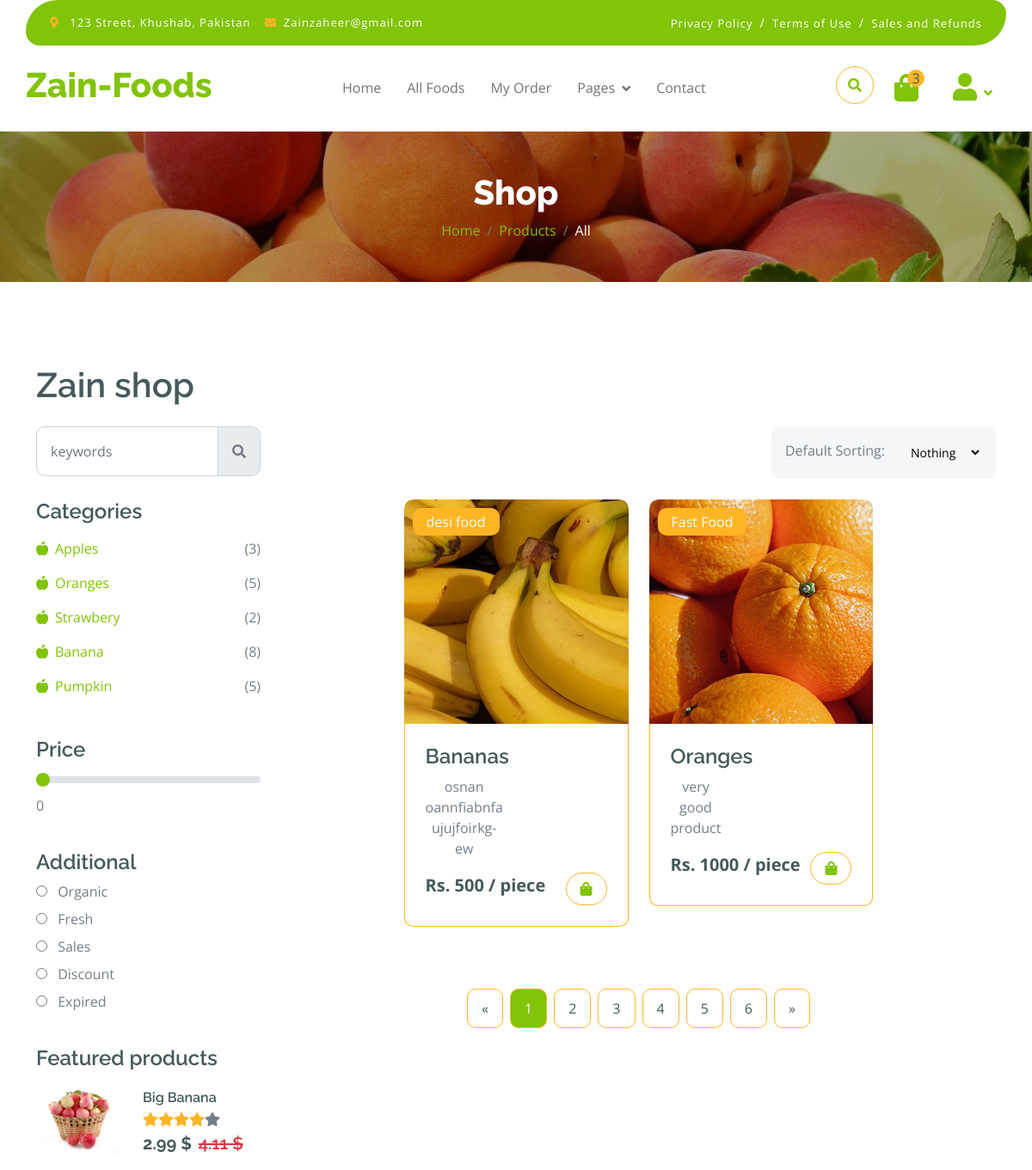
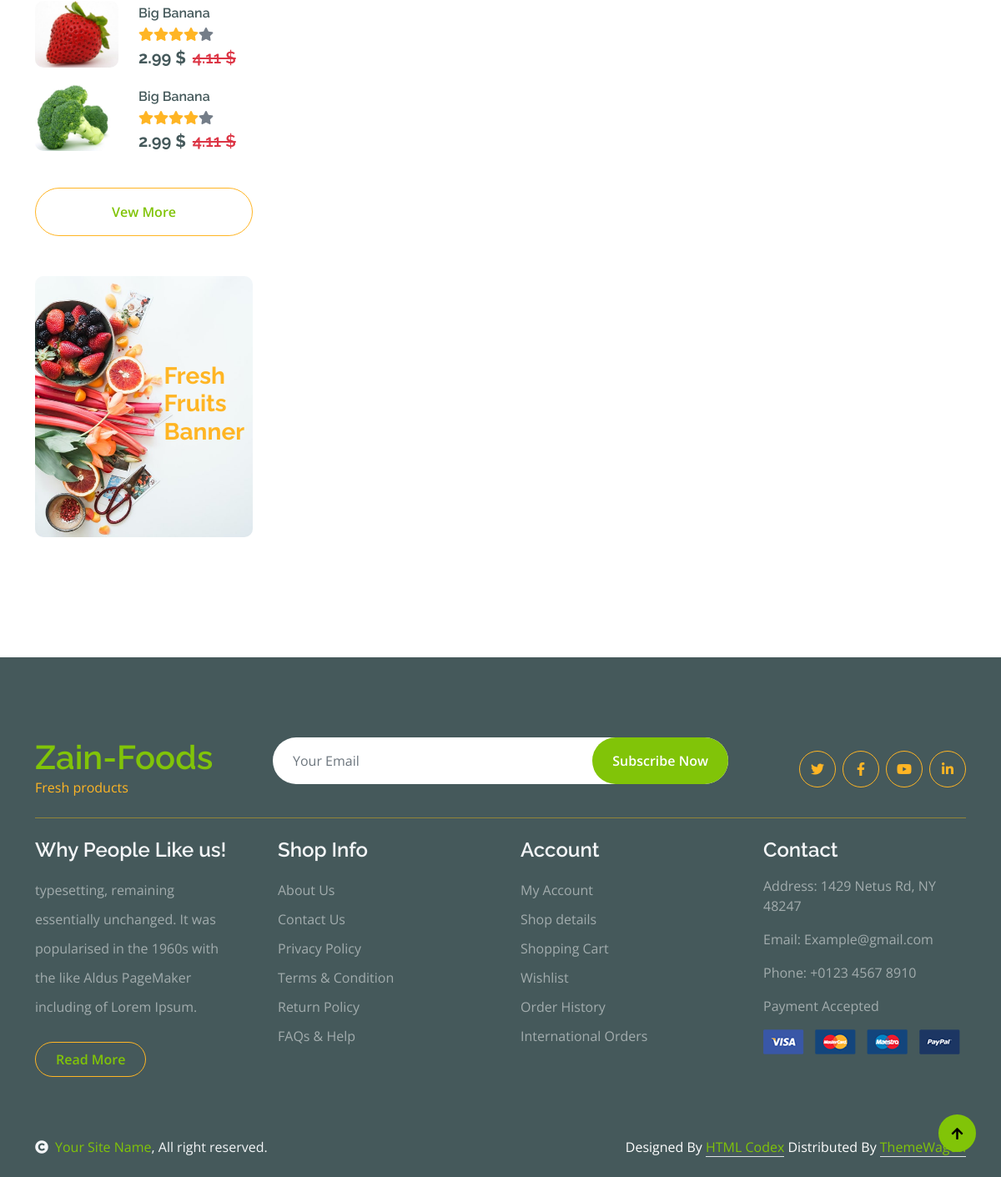
Screenshot of /products/ with the database file from the repository (2 pictures, top to bottom).
### resturant/models.py (models this page shows, shortened)
class AbstractProduct(models.Model):
    class Meta:
        abstract = True
    product_code = models.CharField(max_length=30, unique=True)
    product_name = models.CharField(max_length=50)
    product_added_by = models.ForeignKey(settings.AUTH_USER_MODEL,
                                         on_delete=models.CASCADE,)
    slug = models.SlugField(null=True)
    my_cost = (
        models.PositiveIntegerField()
    )
    sale_price = models.PositiveIntegerField()
    product_category = models.ForeignKey(ProductCategory,
                                         on_delete=models.PROTECT)
    description = models.TextField(max_length=300, null=True, blank=True)
    image = models.ImageField(upload_to="products/",
                              null=True, blank=True)
    is_active = models.BooleanField(default=True)
    created_at = models.DateTimeField(auto_now_add=True)
    updated_at = models.DateTimeField(auto_now=True)
    history = HistoricalRecords(inherit=True)

class Product(AbstractProduct):
    UNIT = (("qty", _("Qty")), (("piece", _("Pieces"))),
            (("serving", _("Serving"))), ("gram", _("Grams")),
            ("KG", _("KG"))
            )
    class Meta:
        db_table = ''
        managed = True
        verbose_name = 'Product'
        verbose_name_plural = 'Products'
        ordering = ('-created_at',)
    p_unit = models.CharField(max_length=10, choices=UNIT, default='qty')

class ProductCategory(models.Model):
    class Meta:
        db_table = ''
        managed = True
        verbose_name = 'Category'
        verbose_name_plural = 'Categories'
        ordering = ('-created_at',)
    name = models.CharField(max_length=30)
    description = models.CharField(max_length=300, null=True, blank=True)
    image = models.ImageField(upload_to="categories/products/",
                              null=True, default="default_img.jpg")
    is_active = models.BooleanField(default=True)
    created_at = models.DateTimeField(auto_now_add=True)
    updated_at = models.DateTimeField(auto_now=True)
    history = HistoricalRecords()
    def __str__(self):
        return self.name

### customer/views.py (the view)
# urls.py: path('products/', ProductList.as_view(), name='customer-product-list'),
class ProductList(ListView):
    model = Product
    context_object_name = "products"
    template_name = "product/product_list.html"
    ordering = ['id']
    def get_context_data(self, **kwargs):
        context = super(ProductList, self).get_context_data(**kwargs)
        products = Product.objects.all()
        context["products"] = products
        context["title"] = "Resturant Dashboard"
        context["product_open"] = True
        context["items_open"] = True
        return context

### templates/product/product_list.html (shortened to what this page needs)
{% extends "base1.html" %} {% load static %}
{% load mathfilters %}
{% block main_content %}
<div class="container-fluid page-header py-5">
  <h1 class="text-center text-white display-6">Shop</h1>
  <ol class="breadcrumb justify-content-center mb-0">
    <li class="breadcrumb-item"><a href="{% url 'home' %}">Home</a></li>
    <li class="breadcrumb-item">
      <a href="{% url 'customer-product-list' %}">Products</a>
    </li>
    <li class="breadcrumb-item active text-white">All</li>
  </ol>
</div>
<div class="container-fluid fruite py-5">
  <div class="container py-5">
    <h1 class="mb-4">Zain shop</h1>
    <div class="row g-4">
      <div class="col-lg-12">
        <div class="row g-4">
          <div class="col-xl-3">
            <div class="input-group w-100 mx-auto d-flex">
              <input
                type="search"
                class="form-control p-3"
                placeholder="keywords"
                aria-describedby="search-icon-1"
              />
              <span id="search-icon-1" class="input-group-text p-3"
                ><i class="fa fa-search"></i
              ></span>
            </div>
          </div>
          <div class="col-6"></div>
          <div class="col-xl-3">
            <div
              class="bg-light ps-3 py-3 rounded d-flex justify-content-between mb-4"
            >
              <label for="fruits">Default Sorting:</label>
              <select
                id="fruits"
                name="fruitlist"
                class="border-0 form-select-sm bg-light me-3"
                form="fruitform"
              >
                <option value="volvo">Nothing</option>
              </select>
            </div>
          </div>
        </div>
        <div class="row g-4">
          <div class="col-lg-3">
            <div class="row g-4">
              <div class="col-lg-12">
                <div class="mb-3">
                  <h4>Categories</h4>
                  <ul class="list-unstyled fruite-categorie">
                    <li>
                      <div class="d-flex justify-content-between fruite-name">
                        <a href="#"
                          ><i class="fas fa-apple-alt me-2"></i>Apples</a
                        >
                        <span>(3)</span>
                      </div>
                    </li>
                    <li>
                      <div class="d-flex justify-content-between fruite-name">
                        <a href="#"
                          ><i class="fas fa-apple-alt me-2"></i>Oranges</a
                        >
                        <span>(5)</span>
                      </div>
                    </li>
                    <li>
                      <div class="d-flex justify-content-between fruite-name">
                        <a href="#"
                          ><i class="fas fa-apple-alt me-2"></i>Strawbery</a
                        >
                        <span>(2)</span>
                      </div>
                    </li>
                    <li>
                      <div class="d-flex justify-content-between fruite-name">
                        <a href="#"
                          ><i class="fas fa-apple-alt me-2"></i>Banana</a
                        >
                        <span>(8)</span>
                      </div>
                    </li>
                    <li>
                      <div class="d-flex justify-content-between fruite-name">
                        <a href="#"
                          ><i class="fas fa-apple-alt me-2"></i>Pumpkin</a
                        >
                        <span>(5)</span>
                      </div>
                    </li>
                  </ul>
                </div>
              </div>
              <div class="col-lg-12">
                <div class="mb-3">
                  <h4 class="mb-2">Price</h4>
                  <input
                    type="range"
                    class="form-range w-100"
                    id="rangeInput"
                    name="rangeInput"
                    min="0"
                    max="500"
                    value="0"
                    oninput="amount.value=rangeInput.value"
                  />
                  <output
                    id="amount"
                    name="amount"
                    min-velue="0"
                    max-value="500"
                    for="rangeInput"
                    >0</output
                  >
                </div>
              </div>
              <div class="col-lg-12">
                <div class="mb-3">
                  <h4>Additional</h4>
                  <div class="mb-2">
                    <input
                      type="radio"
                      class="me-2"
                      id="Categories-1"
                      name="Categories-1"
                      value="Beverages"
                    />
                    <label for="Categories-1"> Organic</label>
                  </div>
                  <div class="mb-2">
                    <input
                      type="radio"
                      class="me-2"
                      id="Categories-2"
                      name="Categories-1"
                      value="Beverages"
                    />
                    <label for="Categories-2"> Fresh</label>
                  </div>
                  <div class="mb-2">
                    <input
                      type="radio"
                      class="me-2"
                      id="Categories-3"
                      name="Categories-1"
                      value="Beverages"
                    />
                    <label for="Categories-3"> Sales</label>
                  </div>
                  <div class="mb-2">
                    <input
                      type="radio"
                      class="me-2"
                      id="Categories-4"
                      name="Categories-1"
                      value="Beverages"
                    />
                    <label for="Categories-4"> Discount</label>
                  </div>
                  <div class="mb-2">
                    <input
                      type="radio"
                      class="me-2"
                      id="Categories-5"
                      name="Categories-1"
                      value="Beverages"
                    />
                    <label for="Categories-5"> Expired</label>
                  </div>
                </div>
              </div>
              <div class="col-lg-12">
                <h4 class="mb-3">Featured products</h4>
                <div class="d-flex align-items-center justify-content-start">
                  <div class="rounded me-4" style="width: 100px; height: 100px">
                    <img
                      src="{% static 'customer/img/featur-1.jpg' %}"
                      class="img-fluid rounded"
                      alt=""
                    />
                  </div>
                  <div>
                    <h6 class="mb-2">Big Banana</h6>
                    <div class="d-flex mb-2">
                      <i class="fa fa-star text-secondary"></i>
                      <i class="fa fa-star text-secondary"></i>
                      <i class="fa fa-star text-secondary"></i>
                      <i class="fa fa-star text-secondary"></i>
                      <i class="fa fa-star"></i>
                    </div>
                    <div class="d-flex mb-2">
                      <h5 class="fw-bold me-2">2.99 $</h5>
                      <h5 class="text-danger text-decoration-line-through">
                        4.11 $
                      </h5>
                    </div>
                  </div>
                </div>
                <div class="d-flex align-items-center justify-content-start">
                  <div class="rounded me-4" style="width: 100px; height: 100px">
                    <img
                      src="{% static 'customer/img/featur-2.jpg' %}"
                      class="img-fluid rounded"
                      alt=""
                    />
                  </div>
                  <div>
                    <h6 class="mb-2">Big Banana</h6>
                    <div class="d-flex mb-2">
                      <i class="fa fa-star text-secondary"></i>
                      <i class="fa fa-star text-secondary"></i>
                      <i class="fa fa-star text-secondary"></i>
                      <i class="fa fa-star text-secondary"></i>
                      <i class="fa fa-star"></i>
                    </div>
                    <div class="d-flex mb-2">
                      <h5 class="fw-bold me-2">2.99 $</h5>
                      <h5 class="text-danger text-decoration-line-through">
                        4.11 $
                      </h5>
                    </div>
                  </div>
                </div>
                <div class="d-flex align-items-center justify-content-start">
                  <div class="rounded me-4" style="width: 100px; height: 100px">
                    <img
                      src="{% static 'customer/img/featur-3.jpg' %}"
                      class="img-fluid rounded"
                      alt=""
                    />
                  </div>
                  <div>
                    <h6 class="mb-2">Big Banana</h6>
                    <div class="d-flex mb-2">
                      <i class="fa fa-star text-secondary"></i>
                      <i class="fa fa-star text-secondary"></i>
                      <i class="fa fa-star text-secondary"></i>
                      <i class="fa fa-star text-secondary"></i>
                      <i class="fa fa-star"></i>
                    </div>
                    <div class="d-flex mb-2">
                      <h5 class="fw-bold me-2">2.99 $</h5>
                      <h5 class="text-danger text-decoration-line-through">
                        4.11 $
                      </h5>
                    </div>
                  </div>
                </div>
                <div class="d-flex justify-content-center my-4">
                  <a
                    href="#"
                    class="btn border border-secondary px-4 py-3 rounded-pill text-primary w-100"
                    >Vew More</a
                  >
                </div>
              </div>
              <div class="col-lg-12">
                <div class="position-relative">
                  <img
                    src="{% static 'customer/img/banner-fruits.jpg' %}"
                    class="img-fluid w-100 rounded"
                    alt=""
                  />
                  <div
                    class="position-absolute"
                    style="top: 50%; right: 10px; transform: translateY(-50%)"
                  >
                    <h3 class="text-secondary fw-bold">
                      Fresh <br />
                      Fruits <br />
                      Banner
                    </h3>
                  </div>
                </div>
              </div>
            </div>
          </div>
          <div class="col-lg-9">
            <div class="row g-4 justify-content-center">
              {% for product in products %}
              <div class="col-md-6 col-lg-6 col-xl-4">
                <div class="rounded position-relative fruite-item">
                  <a href="{% url 'customer-product-detail' product.id %}">
                    <div class="fruite-img">
                      <img
                        src="{{ product.image.url }}"
                        class="img-fluid w-100 rounded-top"
                        alt=""
                      />
                    </div>
                  </a>
                  <div
                    class="text-white bg-secondary px-3 py-1 rounded position-absolute"
                    style="top: 10px; left: 10px"
                  >
                    {{ product.product_category }}
                  </div>
                  <div
                    class="p-4 border border-secondary border-top-0 rounded-bottom"
                  >
                    <h4>{{ product.product_name }}</h4>
                    <div>
                      <p
                        class="text-center text-indigo-400"
                        style="width: min-content"
                      >
                        {{ product.description }}
                      </p>
                    </div>
                    <div class="d-flex justify-content-between flex-lg-wrap">
                      <p class="text-dark fs-5 fw-bold mb-0">
                        Rs. {{ product.sale_price }} / {{ product.p_unit }}
                      </p>
                      <form method="post" action="{% url 'add-cart-item' %}">
                        <button
                          class="btn border border-secondary rounded-pill px-3 text-primary"
                          type="submit"
                          ><i class="fa fa-shopping-bag text-primary"></i
                        ></button>
                    </form>
                    </div>
                  </div>
                </div>
              </div>
              {% endfor %}
              <div class="col-12">
                <div class="pagination d-flex justify-content-center mt-5">
                  <a href="#" class="rounded">&laquo;</a>
                  <a href="#" class="active rounded">1</a>
                  <a href="#" class="rounded">2</a>
                  <a href="#" class="rounded">3</a>
                  <a href="#" class="rounded">4</a>
                  <a href="#" class="rounded">5</a>
                  <a href="#" class="rounded">6</a>
                  <a href="#" class="rounded">&raquo;</a>
                </div>
              </div>
            </div>
          </div>
        </div>
      </div>
    </div>
  </div>
</div>
{% endblock main_content %}

### rows the page displays
Product: image (picture), product_category "desi food", product_name "Bananas", description "osnan oannfiabnfa ujujfoirkg-ew", sale_price "500", p_unit "piece"
Product: image (picture), product_category "Fast Food", product_name "Oranges", description "very good product", sale_price "1000", p_unit "piece"
